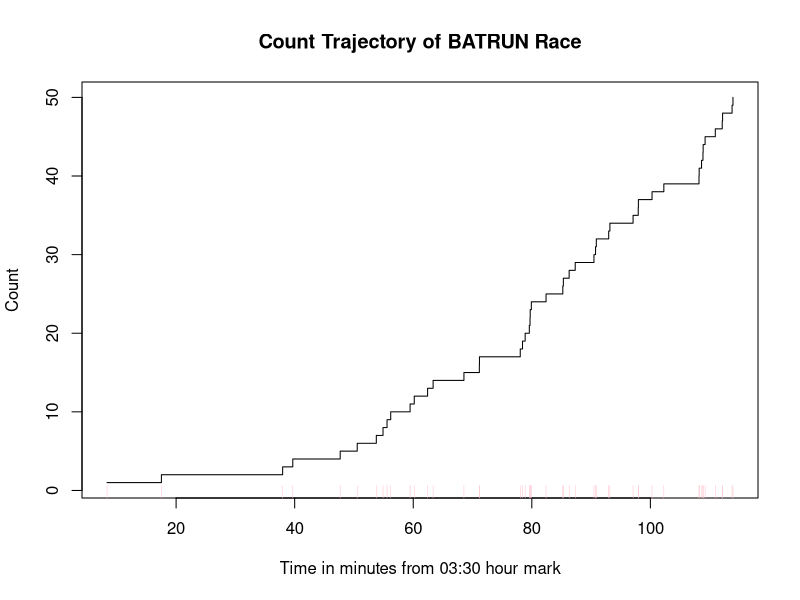
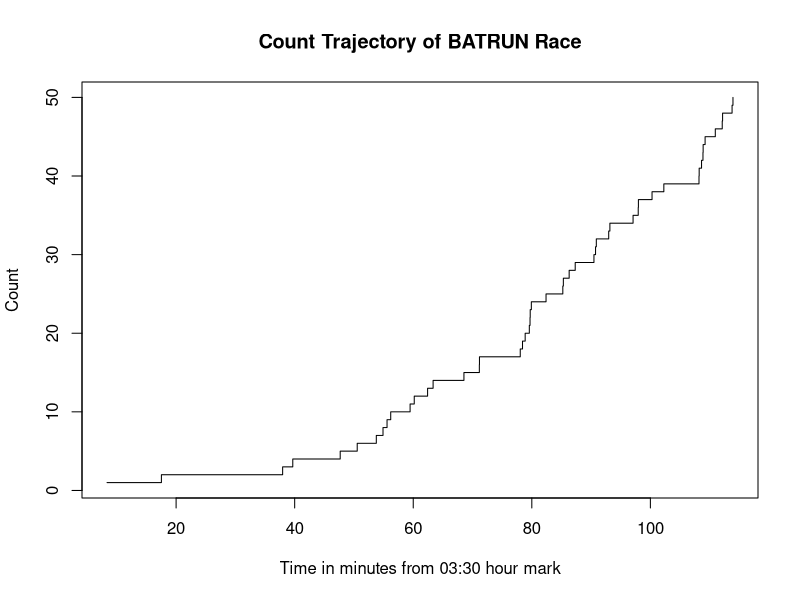

Write R code to recreate these figures, in order.
## ---- chunk 1
knitr::opts_chunk$set(echo = TRUE)
library(stats)
## ---- chunk 2
rm(list = ls())
dat = read.table("BatRun Data 2.txt", h = TRUE)

#dat$Sn
# Plot the count trajectory and place tick marks for the arrivals
plot(dat$Pos~dat$Sn, type='s', xlab = "Time in minutes from 03:30 hour mark", ylab = "Count", main = "Count Trajectory of BATRUN Race")
rug(dat$Sn, side=1, col="pink")

## ---- chunk 3

# fixed n mode (ie n=50, not looking at a fixed window)
mvf_1    = function(v,pars)
{
		beta = pars
		mvf = ((1/(beta[2])) * exp(beta[1])) * (exp(beta[2]*t) - 1)
	  return(mvf)
}

min_likelihood_1 = function(pars)
{
	  beta  = pars
	  s <- dat$Sn
	  intensity = exp(beta[1]+beta[2]*s)
	  value =  sum(log(intensity)) - mvf_1(max(s), beta)
	  return(-value)
}

mvf_2    = function(v,pars)
{
    rho = pars
	  beta = c(exp(rho[1]), exp(rho[2]))
	  K     =  sqrt(pi/beta[2])
# limits 
	  upper = (v-beta[1]) * sqrt(2*beta[2])
	  lower = -beta[1] * sqrt(2*beta[2])
	  mvf = K * (pnorm(upper) - pnorm(lower))
	  
	  return(mvf)
}

min_likelihood_2 = function(pars)
{
	 rho = pars 
	 s <- dat$Sn
  beta  = c(exp(rho[1]), exp(rho[2]))
  intensity = exp(-beta[1]^2*beta[2] +2*beta[1]*s -beta[2]*s^2)
	  value =  sum(log(intensity)) - mvf_2(max(s), pars)
	  return(-value)
}

## ---- chunk 4
#res_opt_1 = nlm(min_likelihood_1, rep(0,50))
#res_opt_2 = nlm()
#M1  = c()#beta hat here, #AIC here
#M2  = c()#beta hat here, #AIC here
#tab = cbind(M1,M2)
#rownames(tab) = c('beta[1]','beta[2]','AIC')
#colnames(tab) = c('Model 1','Model 2')
#tab
## ---- chunk 5

#tt = 
#E1 = 
#E2 = 

plot(dat$Pos~dat$Sn, type='s', xlab = "Time in minutes from 03:30 hour mark", ylab = "Count", main = "Count Trajectory of BATRUN Race")

## ---- chunk 6
#forecast = 
#forecast
